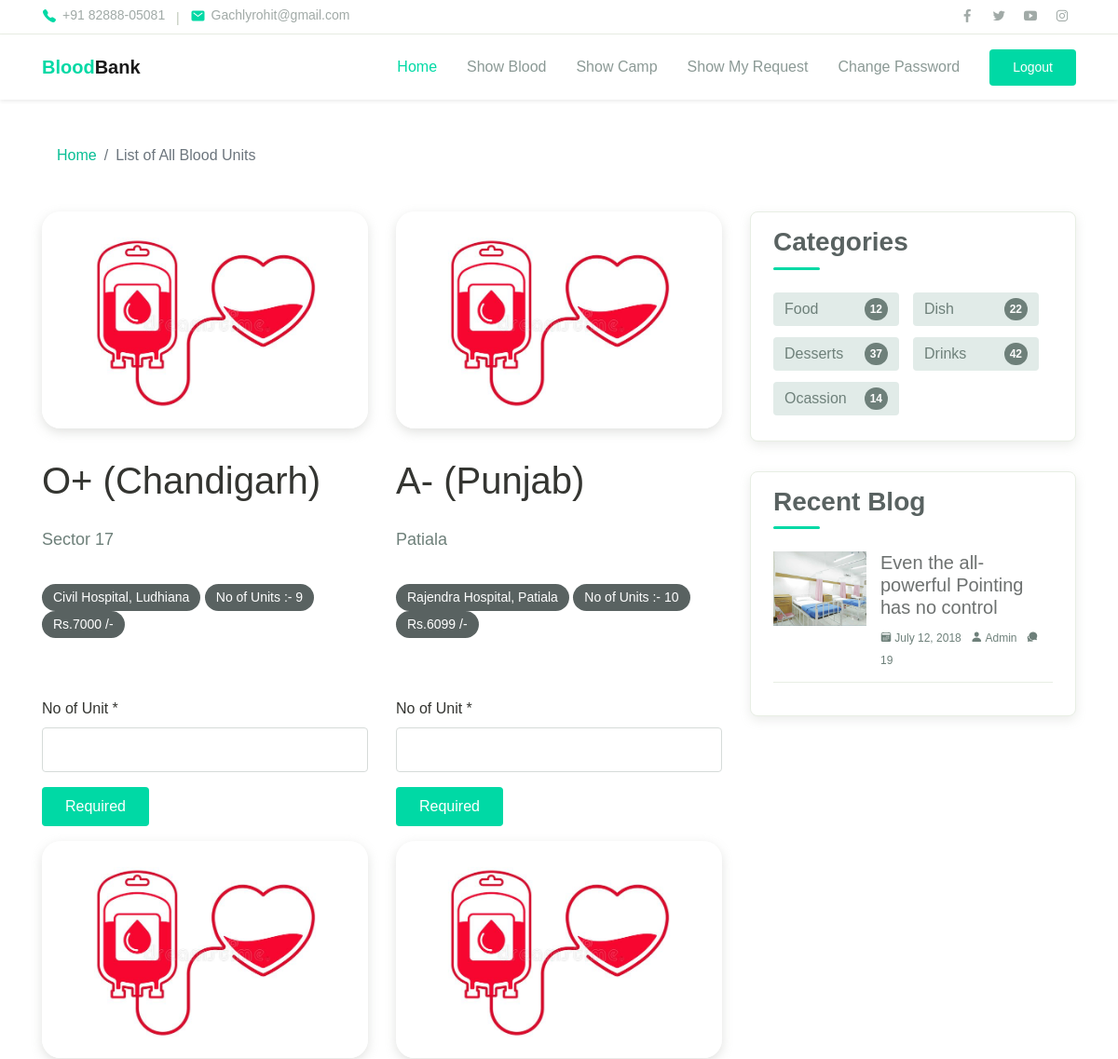
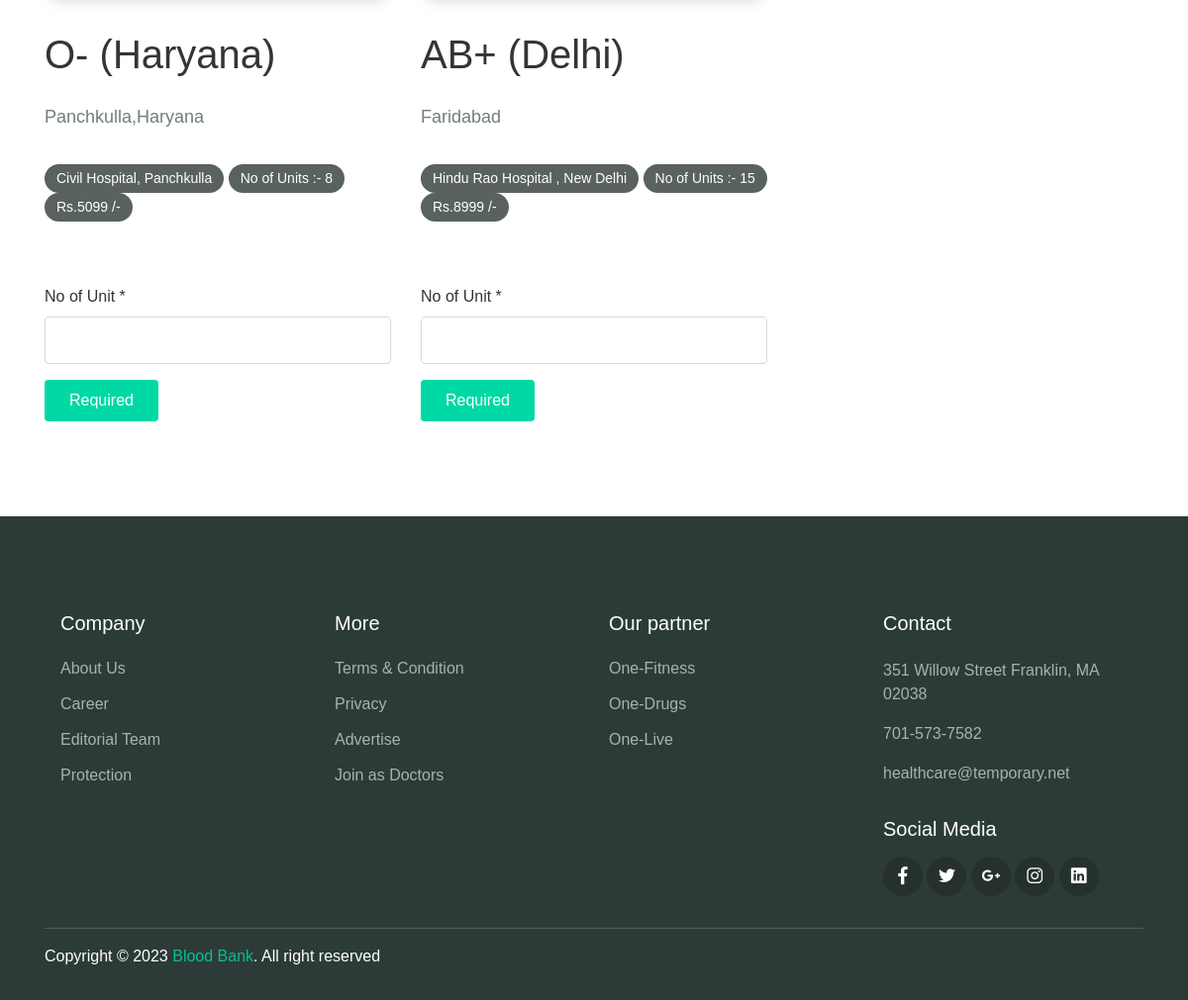
The page /u_showblood/ (signed in) on the database its author committed (2 pictures, top to bottom).
### application/models.py (models this page shows, shortened)
class Blood(models.Model):
	p_id = models.AutoField(primary_key=True)
	btype=models.CharField(max_length=100)
	state=models.CharField(max_length=100)
	address=models.CharField(max_length=100)
	bankname=models.CharField(max_length=100)
	nounit=models.CharField(max_length=100)
	price=models.TextField(max_length=500)

### application/views.py (the view)
# urls.py: path('u_showblood/', views.u_showblood),
def u_showblood(request):
	if request.session.has_key('email'):
		email = request.session['email']
		data=Blood.objects.all()
		return render(request,"template/u_showblood.html", {"usernames" : email,"alldata":data})
	else:
		return redirect('/login/')

### application/template/u_showblood.html (shortened to what this page needs)
{% load static %}
{% include 'template/usermenu.html' %}
  <div class="page-section pt-5">
    <div class="container">
      <div class="row">
        <div class="col-lg-8">
          <nav aria-label="Breadcrumb">
            <ol class="breadcrumb bg-transparent py-0 mb-5">
              <li class="breadcrumb-item"><a href="/user/">Home</a></li>
              <li class="breadcrumb-item active" aria-current="page">List of All Blood Units</li>
            </ol>
          </nav>
        </div>
      </div>
      <div class="row">
        <div class="col-lg-8">
          <div class="row">
            {% for single in alldata %}
              <div class="col-lg-6"> <article class="blog-details">
            <div class="post-thumb">
              <img src="{% static 'assets/my/1.jpg'%}" alt="">
            </div>
            <h2 class="post-title h1" style="text-transform: capitalize;">{{ single.btype}} ({{ single.state}})</h2>
            <div class="post-content">
              <p>{{ single.address}}</p>
            </div>
            <div class="post-tags">
              <a href="#" class="tag-link">{{ single.bankname}}</a>
              <a href="#" class="tag-link">No of Units :- {{ single.nounit}}</a>
              <a href="#" class="tag-link">Rs.{{ single.price}} /-</a>
            </div>
              </article>
          <div class="comment-form-wrap pt-5">
              <form action="/bloodrequest/" method="post">
              <div class="form-row form-group">
                <div class="col-md-12">
                  <label for="email">No of Unit *</label>
                  <input type="number" class="form-control" id="email" max="{{ single.nounit}}" name="t1" required="required">
                </div>
              </div>
              <div class="form-group">
                <input type="submit" value="Required" class="btn btn-primary">
              </div>
            </form>
          </div>
        </div>
          {% endfor %}
            </div>
        </div>
        <div class="col-lg-4">
          <div class="sidebar">
            <div class="sidebar-block">
              <h3 class="sidebar-title">Categories</h3>
              <ul class="categories">
                <li><a href="#">Food <span>12</span></a></li>
                <li><a href="#">Dish <span>22</span></a></li>
                <li><a href="#">Desserts <span>37</span></a></li>
                <li><a href="#">Drinks <span>42</span></a></li>
                <li><a href="#">Ocassion <span>14</span></a></li>
              </ul>
            </div>
            <div class="sidebar-block">
              <h3 class="sidebar-title">Recent Blog</h3>
              <div class="blog-item">
                <a class="post-thumb" href="">
                  <img src="../assets/img/blog/blog_1.jpg" alt="">
                </a>
                <div class="content">
                  <h5 class="post-title"><a href="#">Even the all-powerful Pointing has no control</a></h5>
                  <div class="meta">
                    <a href="#"><span class="mai-calendar"></span> July 12, 2018</a>
                    <a href="#"><span class="mai-person"></span> Admin</a>
                    <a href="#"><span class="mai-chatbubbles"></span> 19</a>
                  </div>
                </div>
              </div>
            </div>
          </div>
        </div>
      </div>
    </div>
  </div>
{% include 'template/userfooter.html' %}

### application/static/assets/css/theme.css (style rules this page uses)
:root { --primary: #00D9A5; --accent: #FF3D85; --secondary: #4E5AFE; --warning: #EED818; --info: #05B4E1; --danger: #FF4943; --success: #96C93D; --dark: #343531; --light: #F5F9F6; --cs: #596261; --grey: #6E807A; }
body { font-family: "Source Sans Pro", sans-serif; line-height: 1.5; color: #343531; }
a { color: #07be94; text-decoration: none; background-color: transparent; }
.btn-primary { color: #fff; background-color: #00D9A5; border-color: transparent; }
.btn { padding: 8px 24px; }
.breadcrumb { background-color: #f8f9fa; }
.form-control { padding: 8px 15px; height: calc(1.5em + 1.375rem + 2px); border-color: #d6dbd9; }
.page-section { position: relative; padding-top: 80px; padding-bottom: 80px; overflow: hidden; }
.blog-details { position: relative; display: block; }
.blog-details .post-thumb { position: relative; display: block; margin-bottom: 32px; width: 100%; border-radius: 20px; overflow: hidden; box-shadow: 0 4px 12px rgba(154, 159, 151, 0.3); }
.blog-details .post-title { margin-bottom: 24px; font-weight: 400; }
.blog-details .post-content { font-size: 18px; line-height: 1.7; color: #6E807A; }
.blog-details .post-thumb img { width: 100%; }
.blog-details .post-tags { display: block; padding: 16px 0; }
.blog-details .post-tags a { display: inline-block; padding: 4px 12px; background-color: #596261; color: #fff; font-size: 14px; border-radius: 40px; transition: all .2s ease; }
.sidebar-block { position: relative; display: block; padding: 15px 24px; margin-bottom: 32px; background-color: #fff; border-radius: 8px; border: 1px solid #E8EEE4; box-shadow: 0 4px 12px rgba(154, 159, 151, 0.2); }
.sidebar-block::after { display: block; clear: both; content: ""; }
.sidebar-title { font-weight: 600; margin-bottom: 24px; color: #596261; }
.sidebar-title::after { content: ''; display: block; margin-top: 10px; width: 50px; height: 3px; background-color: #00D9A5; border-radius: 40px; }
.categories { position: relative; list-style: none; padding-left: 0; }
.categories li { display: block; float: left; margin-bottom: 12px; width: 50%; }
.categories li a { display: inline-block; width: 90%; padding: 6px 12px; background-color: #E1EBE8; color: #6E807A; border-radius: 4px; transition: all .2s ease; }
.categories li a span { float: right; margin-left: 8px; padding: 3px 6px; background-color: #6E807A; color: #fff; font-size: 12px; font-weight: 600; border-radius: 40px; }
.blog-item { position: relative; display: flex; flex-direction: row; padding-bottom: 12px; margin-bottom: 20px; border-bottom: 1px solid #E8EEE4; }
.blog-item .post-thumb { flex-shrink: 0; position: relative; display: inline-block; margin-right: 15px; width: 100px; height: 80px; background-color: #A1AAA7; overflow: hidden; }
.blog-item .post-thumb img { width: auto; height: 100%; }
.blog-item .post-title a { color: #6D7170; transition: all .2s ease; }
.blog-item .meta a { margin-right: 6px; font-size: 12px; color: #6E807A; }

### rows shown on the page
Blood: btype "O+", state "Chandigarh", address "Sector 17", bankname "Civil Hospital, Ludhiana", nounit "9", price "7000"
Blood: btype "A-", state "Punjab", address "Patiala", bankname "Rajendra Hospital, Patiala", nounit "10", price "6099"
Blood: btype "O-", state "Haryana", address "Panchkulla,Haryana", bankname "Civil Hospital, Panchkulla", nounit "8", price "5099"
Blood: btype "AB+", state "Delhi", address "Faridabad", bankname "Hindu Rao Hospital , New Delhi", nounit "15", price "8999"
